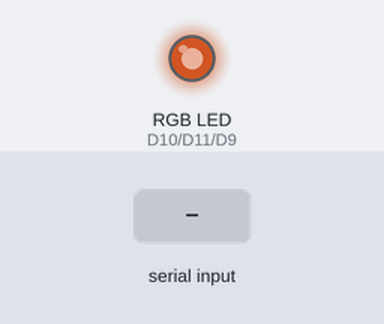
Simulated run of this sketch. Board: Arduino Zero (SAMD21). Shown: an RGB LED mixed from three pins (HIGH = lit). Inputs (shaded band) come from the test bench. Dim RGB values are drawn brighter than linear.

Above: at 1.2 s.
1.3 s: "90,45,200\n" received over Serial
At 2.4 s:
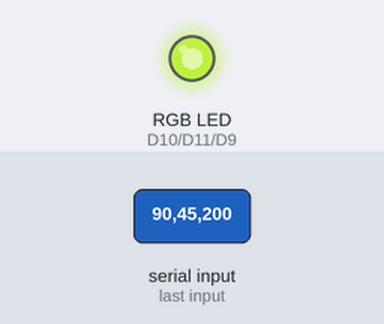
Timing chart, 0 to 4.3 s (numbered marks = the images above; inputs shaded):
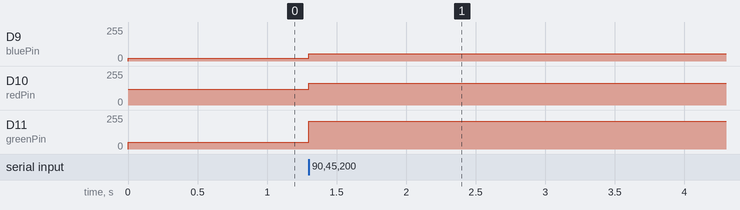

Measured:
- after the input at 1.3 s, D9 (bluePin): 20/255 → 55/255 at once; D10 (redPin): 120/255 → 165/255 at once; D11 (greenPin): 49/255 → 210/255 at once

The sketch:

Nakanoshima-SkyColor.ino
```cpp
/*
 * Nakanoshima-SkyColor.ino (Production Ready)
 */

const int redPin   = 10;
const int greenPin = 11;
const int bluePin  = 9;
const bool isAnodeCommon = true;

void updateLED(int r, int g, int b) {
  r = constrain(r, 0, 255);
  g = constrain(g, 0, 255);
  b = constrain(b, 0, 255);

  if (isAnodeCommon) {
    analogWrite(redPin, 255 - r);
    analogWrite(greenPin, 255 - g);
    analogWrite(bluePin, 255 - b);
  } else {
    analogWrite(redPin, r);
    analogWrite(greenPin, g);
    analogWrite(bluePin, b);
  }
}

void setup() {
  analogWriteResolution(8);
  pinMode(redPin, OUTPUT);
  pinMode(greenPin, OUTPUT);
  pinMode(bluePin, OUTPUT);

  // 初期状態：スカイブルーで待機
  updateLED(135, 206, 235);

  Serial.begin(115200);
}

void loop() {
  if (Serial.available() > 0) {
    // 改行まで読み取る
    String line = Serial.readStringUntil('\n');
    line.trim();

    if (line.length() > 0) {
      int r, g, b;
      // カンマ区切りの数値を3つ抽出
      if (sscanf(line.c_str(), "%d,%d,%d", &r, &g, &b) == 3) {
        updateLED(r, g, b);
      }
    }
  }
}
```
